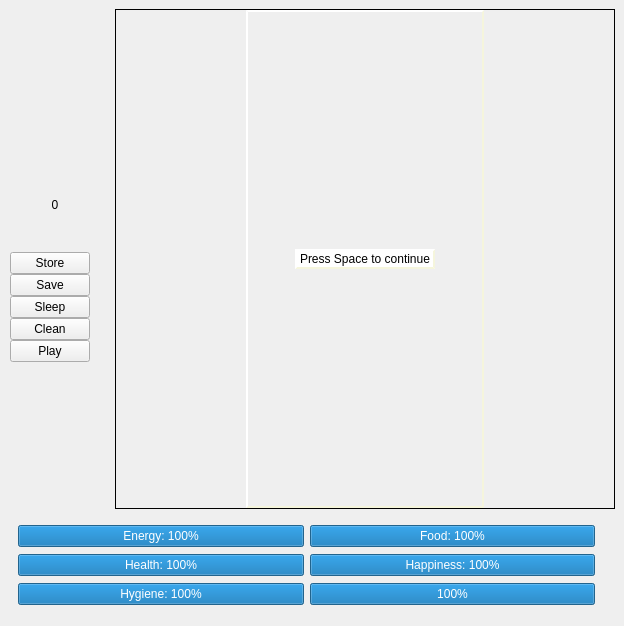
<?xml version="1.0" encoding="UTF-8"?>
<ui version="4.0">
 <class>MainWindow</class>
 <widget class="QMainWindow" name="MainWindow">
  <property name="geometry">
   <rect>
    <x>0</x>
    <y>0</y>
    <width>613</width>
    <height>626</height>
   </rect>
  </property>
  <property name="windowTitle">
   <string>MainWindow</string>
  </property>
  <widget class="QWidget" name="frame_widget">
   <layout class="QVBoxLayout" name="verticalLayout">
    <item>
     <layout class="QHBoxLayout" name="horizontalLayout">
      <item>
       <widget class="QFrame" name="buttons_2">
        <property name="sizePolicy">
         <sizepolicy hsizetype="Fixed" vsizetype="Fixed">
          <horstretch>0</horstretch>
          <verstretch>0</verstretch>
         </sizepolicy>
        </property>
        <property name="minimumSize">
         <size>
          <width>80</width>
          <height>500</height>
         </size>
        </property>
        <layout class="QVBoxLayout" name="buttons">
         <property name="spacing">
          <number>0</number>
         </property>
         <property name="sizeConstraint">
          <enum>QLayout::SetFixedSize</enum>
         </property>
         <property name="leftMargin">
          <number>1</number>
         </property>
         <property name="topMargin">
          <number>1</number>
         </property>
         <item>
          <widget class="QLabel" name="coin">
           <property name="sizePolicy">
            <sizepolicy hsizetype="Fixed" vsizetype="Fixed">
             <horstretch>0</horstretch>
             <verstretch>0</verstretch>
            </sizepolicy>
           </property>
           <property name="minimumSize">
            <size>
             <width>90</width>
             <height>90</height>
            </size>
           </property>
           <property name="maximumSize">
            <size>
             <width>90</width>
             <height>90</height>
            </size>
           </property>
           <property name="text">
            <string/>
           </property>
          </widget>
         </item>
         <item>
          <widget class="QLabel" name="number_of_coins">
           <property name="styleSheet">
            <string notr="true">font: 75 12pt &quot;Helvetica&quot;;</string>
           </property>
           <property name="frameShadow">
            <enum>QFrame::Raised</enum>
           </property>
           <property name="text">
            <string>0</string>
           </property>
           <property name="textFormat">
            <enum>Qt::AutoText</enum>
           </property>
           <property name="alignment">
            <set>Qt::AlignCenter</set>
           </property>
           <property name="wordWrap">
            <bool>false</bool>
           </property>
          </widget>
         </item>
         <item>
          <spacer name="verticalSpacer_2">
           <property name="orientation">
            <enum>Qt::Vertical</enum>
           </property>
           <property name="sizeHint" stdset="0">
            <size>
             <width>20</width>
             <height>40</height>
            </size>
           </property>
          </spacer>
         </item>
         <item>
          <widget class="QPushButton" name="store">
           <property name="sizePolicy">
            <sizepolicy hsizetype="Fixed" vsizetype="Fixed">
             <horstretch>0</horstretch>
             <verstretch>0</verstretch>
            </sizepolicy>
           </property>
           <property name="text">
            <string>Store</string>
           </property>
          </widget>
         </item>
         <item>
          <widget class="QPushButton" name="save">
           <property name="sizePolicy">
            <sizepolicy hsizetype="Fixed" vsizetype="Fixed">
             <horstretch>0</horstretch>
             <verstretch>0</verstretch>
            </sizepolicy>
           </property>
           <property name="text">
            <string>Save</string>
           </property>
          </widget>
         </item>
         <item>
          <widget class="QPushButton" name="sleep">
           <property name="sizePolicy">
            <sizepolicy hsizetype="Fixed" vsizetype="Fixed">
             <horstretch>0</horstretch>
             <verstretch>0</verstretch>
            </sizepolicy>
           </property>
           <property name="text">
            <string>Sleep</string>
           </property>
          </widget>
         </item>
         <item>
          <widget class="QPushButton" name="clean">
           <property name="sizePolicy">
            <sizepolicy hsizetype="Fixed" vsizetype="Fixed">
             <horstretch>0</horstretch>
             <verstretch>0</verstretch>
            </sizepolicy>
           </property>
           <property name="text">
            <string>Clean</string>
           </property>
          </widget>
         </item>
         <item>
          <widget class="QPushButton" name="play">
           <property name="enabled">
            <bool>true</bool>
           </property>
           <property name="sizePolicy">
            <sizepolicy hsizetype="Fixed" vsizetype="Fixed">
             <horstretch>0</horstretch>
             <verstretch>0</verstretch>
            </sizepolicy>
           </property>
           <property name="text">
            <string>Play</string>
           </property>
          </widget>
         </item>
         <item>
          <spacer name="verticalSpacer">
           <property name="orientation">
            <enum>Qt::Vertical</enum>
           </property>
           <property name="sizeHint" stdset="0">
            <size>
             <width>20</width>
             <height>40</height>
            </size>
           </property>
          </spacer>
         </item>
        </layout>
       </widget>
      </item>
      <item>
       <widget class="QFrame" name="canvas_frame">
        <property name="sizePolicy">
         <sizepolicy hsizetype="Fixed" vsizetype="Fixed">
          <horstretch>0</horstretch>
          <verstretch>0</verstretch>
         </sizepolicy>
        </property>
        <property name="minimumSize">
         <size>
          <width>500</width>
          <height>500</height>
         </size>
        </property>
        <property name="maximumSize">
         <size>
          <width>500</width>
          <height>500</height>
         </size>
        </property>
        <property name="frameShape">
         <enum>QFrame::Box</enum>
        </property>
        <layout class="QHBoxLayout" name="canvases">
         <property name="spacing">
          <number>0</number>
         </property>
         <property name="leftMargin">
          <number>0</number>
         </property>
         <property name="topMargin">
          <number>0</number>
         </property>
         <property name="rightMargin">
          <number>0</number>
         </property>
         <property name="bottomMargin">
          <number>0</number>
         </property>
         <item>
          <widget class="QFrame" name="store_outer_frame">
           <layout class="QVBoxLayout" name="verticalLayout_4">
            <item>
             <widget class="QFrame" name="store_frame">
              <property name="sizePolicy">
               <sizepolicy hsizetype="Expanding" vsizetype="Preferred">
                <horstretch>0</horstretch>
                <verstretch>0</verstretch>
               </sizepolicy>
              </property>
              <layout class="QGridLayout" name="gridLayout_2"/>
             </widget>
            </item>
            <item>
             <spacer name="verticalSpacer_3">
              <property name="orientation">
               <enum>Qt::Vertical</enum>
              </property>
              <property name="sizeHint" stdset="0">
               <size>
                <width>20</width>
                <height>40</height>
               </size>
              </property>
             </spacer>
            </item>
           </layout>
          </widget>
         </item>
         <item>
          <widget class="SnakeWidget" name="snake_widget" native="true">
           <property name="sizePolicy">
            <sizepolicy hsizetype="Expanding" vsizetype="Preferred">
             <horstretch>0</horstretch>
             <verstretch>0</verstretch>
            </sizepolicy>
           </property>
           <property name="styleSheet">
            <string notr="true">border-style: outset;
    border-width: 2px;
    border-color: beige;</string>
           </property>
           <layout class="QGridLayout" name="gridLayout">
            <item row="2" column="1">
             <spacer name="verticalSpacer_4">
              <property name="orientation">
               <enum>Qt::Vertical</enum>
              </property>
              <property name="sizeHint" stdset="0">
               <size>
                <width>20</width>
                <height>40</height>
               </size>
              </property>
             </spacer>
            </item>
            <item row="0" column="1">
             <spacer name="verticalSpacer_5">
              <property name="orientation">
               <enum>Qt::Vertical</enum>
              </property>
              <property name="sizeHint" stdset="0">
               <size>
                <width>20</width>
                <height>40</height>
               </size>
              </property>
             </spacer>
            </item>
            <item row="1" column="2">
             <spacer name="horizontalSpacer">
              <property name="orientation">
               <enum>Qt::Horizontal</enum>
              </property>
              <property name="sizeHint" stdset="0">
               <size>
                <width>40</width>
                <height>20</height>
               </size>
              </property>
             </spacer>
            </item>
            <item row="1" column="1">
             <widget class="QLabel" name="pause_label">
              <property name="styleSheet">
               <string notr="true">background-color: white</string>
              </property>
              <property name="frameShape">
               <enum>QFrame::NoFrame</enum>
              </property>
              <property name="frameShadow">
               <enum>QFrame::Sunken</enum>
              </property>
              <property name="text">
               <string>Press Space to continue</string>
              </property>
             </widget>
            </item>
            <item row="1" column="0">
             <spacer name="horizontalSpacer_2">
              <property name="orientation">
               <enum>Qt::Horizontal</enum>
              </property>
              <property name="sizeHint" stdset="0">
               <size>
                <width>40</width>
                <height>20</height>
               </size>
              </property>
             </spacer>
            </item>
           </layout>
           <zorder>pause_label</zorder>
           <zorder>tamagotchi_widget</zorder>
           <zorder>verticalSpacer_4</zorder>
           <zorder>verticalSpacer_5</zorder>
           <zorder>horizontalSpacer</zorder>
           <zorder>horizontalSpacer_2</zorder>
          </widget>
         </item>
         <item>
          <widget class="TamagotchiWidget" name="tamagotchi_widget" native="true">
           <property name="sizePolicy">
            <sizepolicy hsizetype="Expanding" vsizetype="Preferred">
             <horstretch>0</horstretch>
             <verstretch>0</verstretch>
            </sizepolicy>
           </property>
           <property name="font">
            <font>
             <family>Droid Sans Armenian</family>
             <pointsize>12</pointsize>
             <weight>75</weight>
             <bold>true</bold>
            </font>
           </property>
           <property name="styleSheet">
            <string notr="true"/>
           </property>
          </widget>
         </item>
        </layout>
       </widget>
      </item>
     </layout>
    </item>
    <item>
     <widget class="QFrame" name="horizontalFrame_2">
      <property name="sizePolicy">
       <sizepolicy hsizetype="Fixed" vsizetype="Fixed">
        <horstretch>0</horstretch>
        <verstretch>0</verstretch>
       </sizepolicy>
      </property>
      <property name="minimumSize">
       <size>
        <width>595</width>
        <height>100</height>
       </size>
      </property>
      <property name="maximumSize">
       <size>
        <width>595</width>
        <height>100</height>
       </size>
      </property>
      <layout class="QHBoxLayout" name="horizontalLayout_2">
       <item>
        <layout class="QVBoxLayout" name="verticalLayout_3">
         <item>
          <widget class="QProgressBar" name="energy_bar">
           <property name="value">
            <number>100</number>
           </property>
           <property name="format">
            <string>Energy: %p%</string>
           </property>
          </widget>
         </item>
         <item>
          <widget class="QProgressBar" name="health_bar">
           <property name="value">
            <number>100</number>
           </property>
           <property name="format">
            <string>Health: %p%</string>
           </property>
          </widget>
         </item>
         <item>
          <widget class="QProgressBar" name="hygiene_bar">
           <property name="value">
            <number>100</number>
           </property>
           <property name="format">
            <string>Hygiene: %p%</string>
           </property>
          </widget>
         </item>
        </layout>
       </item>
       <item>
        <layout class="QVBoxLayout" name="verticalLayout_2">
         <item>
          <widget class="QProgressBar" name="food_bar">
           <property name="value">
            <number>100</number>
           </property>
           <property name="format">
            <string>Food: %p%</string>
           </property>
          </widget>
         </item>
         <item>
          <widget class="QProgressBar" name="happiness_bar">
           <property name="value">
            <number>100</number>
           </property>
           <property name="format">
            <string>Happiness: %p%</string>
           </property>
          </widget>
         </item>
         <item>
          <widget class="QProgressBar" name="foo_bar">
           <property name="value">
            <number>100</number>
           </property>
          </widget>
         </item>
        </layout>
       </item>
      </layout>
     </widget>
    </item>
   </layout>
  </widget>
 </widget>
 <customwidgets>
  <customwidget>
   <class>TamagotchiWidget</class>
   <extends>QWidget</extends>
   <header>tamagotchi_widget</header>
   <container>1</container>
  </customwidget>
  <customwidget>
   <class>SnakeWidget</class>
   <extends>QWidget</extends>
   <header>snake_widget</header>
   <container>1</container>
  </customwidget>
 </customwidgets>
 <resources/>
 <connections/>
</ui>
